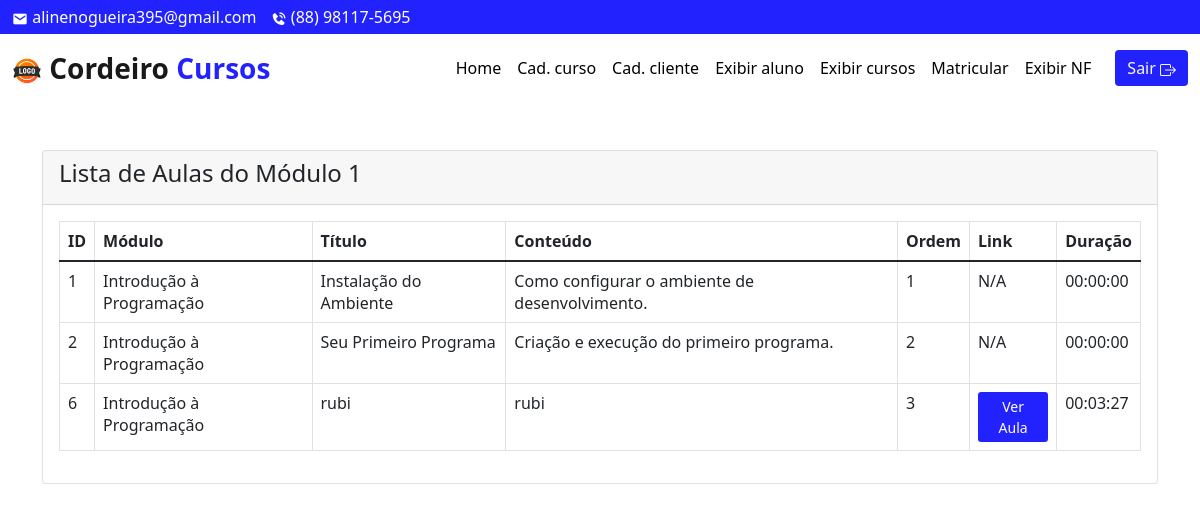
The app's page /adm/aula-view.php?id=1 (signed in) with its own data.
### tables this page shows
CREATE TABLE `aula` (
  `id` int(11) NOT NULL,
  `id_modulo` int(11) NOT NULL,
  `titulo` varchar(150) NOT NULL,
  `conteudo` text DEFAULT NULL,
  `ordem` int(11) DEFAULT NULL,
  `drive_link` varchar(255) DEFAULT NULL,
  `duracao` time NOT NULL DEFAULT '00:00:00'
);

CREATE TABLE `modulo` (
  `id` int(11) NOT NULL,
  `id_curso` int(11) NOT NULL,
  `titulo` varchar(150) NOT NULL,
  `descricao` text DEFAULT NULL,
  `ordem` int(11) DEFAULT NULL,
  `imagem` varchar(255) NOT NULL,
  `duracao` int(11) NOT NULL DEFAULT 0
);

### adm/aula-view.php (the view, shortened to what this page needs)
<?php
    require '../dbcon.php';
    $modulo_id = (int) $_GET['id'];
    $query = "SELECT aula.*, modulo.titulo AS titulo_modulo
              FROM aula
              JOIN modulo ON aula.id_modulo = modulo.id
              WHERE aula.id_modulo = ?
              ORDER BY aula.id ASC";
    $stmt = mysqli_prepare($mysqli, $query);
    mysqli_stmt_bind_param($stmt, "i", $modulo_id);
    mysqli_stmt_execute($stmt);
    $query_run = mysqli_stmt_get_result($stmt);
?>
<!doctype html>
<html lang="pt-BR">
  <head>
    <link href="https://cdn.jsdelivr.net/npm/bootstrap@5.1.3/dist/css/bootstrap.min.css" rel="stylesheet">
  </head>
  <body>
    <?php include './includes/navbar_modal.php'; ?>
    <div class="container mt-5">
        <div class="row">
            <div class="col-md-12">
                <div class="card">
                    <div class="card-header">
                        <h4>Lista de Aulas do Módulo <?= htmlspecialchars($modulo_id); ?></h4>
                    </div>
                    <div class="card-body">
                        <table class="table table-bordered">
                            <thead>
                                <tr>
                                    <th>ID</th>
                                    <th>Módulo</th>
                                    <th>Título</th>
                                    <th>Conteúdo</th>
                                    <th>Ordem</th>
                                    <th>Link</th>
                                    <th>Duração</th>
                                </tr>
                            </thead>
                            <tbody>
                                <?php
                                if (mysqli_num_rows($query_run) > 0) {
                                    while ($aula = mysqli_fetch_assoc($query_run)) {
                                        ?>
                                        <tr>
                                            <td><?= htmlspecialchars($aula['id']); ?></td>
                                            <td><?= htmlspecialchars($aula['titulo_modulo']); ?></td>
                                            <td><?= htmlspecialchars($aula['titulo']); ?></td>
                                            <td><?= htmlspecialchars($aula['conteudo']); ?></td>
                                            <td><?= htmlspecialchars($aula['ordem']); ?></td>
                                            <td>
                                                <?php if (!empty($aula['drive_link'])): ?>
                                                    <button class="btn btn-primary btn-sm" data-bs-toggle="modal" data-bs-target="#videoModal"
                                                            data-title="<?= htmlspecialchars($aula['titulo'], ENT_QUOTES, 'UTF-8'); ?>"
                                                            data-link="<?= htmlspecialchars($aula['drive_link'], ENT_QUOTES, 'UTF-8'); ?>">
                                                        Ver Aula
                                                    </button>
                                                <?php else: ?>
                                                    N/A
                                                <?php endif; ?>
                                            </td>
                                            <td><?= htmlspecialchars($aula['duracao']); ?></td>
                                        </tr>
                                        <?php
                                    }
                                } else {
                                    echo "<tr><td colspan='7'>Nenhuma aula encontrada</td></tr>";
                                }
                                ?>
                            </tbody>
                        </table>
                    </div>
                </div>
            </div>
        </div>
    </div>
  </body>
</html>

### adm/includes/navbar_modal.php (style rules this page uses)
.btn-primary { background-color: #2222ff; border: none; }

### records on screen
aula: id "1", id_modulo.titulo "Introdução à Programação", titulo "Instalação do Ambiente", conteudo "Como configurar o ambiente de desenvolvimento.", ordem "1", shows "N/A", duracao "00:00:00"
aula: id "2", id_modulo.titulo "Introdução à Programação", titulo "Seu Primeiro Programa", conteudo "Criação e execução do primeiro programa.", ordem "2", shows "N/A", duracao "00:00:00"
aula: id "6", id_modulo.titulo "Introdução à Programação", titulo "rubi", conteudo "rubi", ordem "3", duracao "00:03:27"

### other values on screen
$CompanyEmailAddress "alinenogueira395@gmail.com"
$CompanyTelephone "(88) 98117-5695"
$PrimeiraParte "Cordeiro"
$UltimaPalavra "Cursos"
$modulo_id "1"
